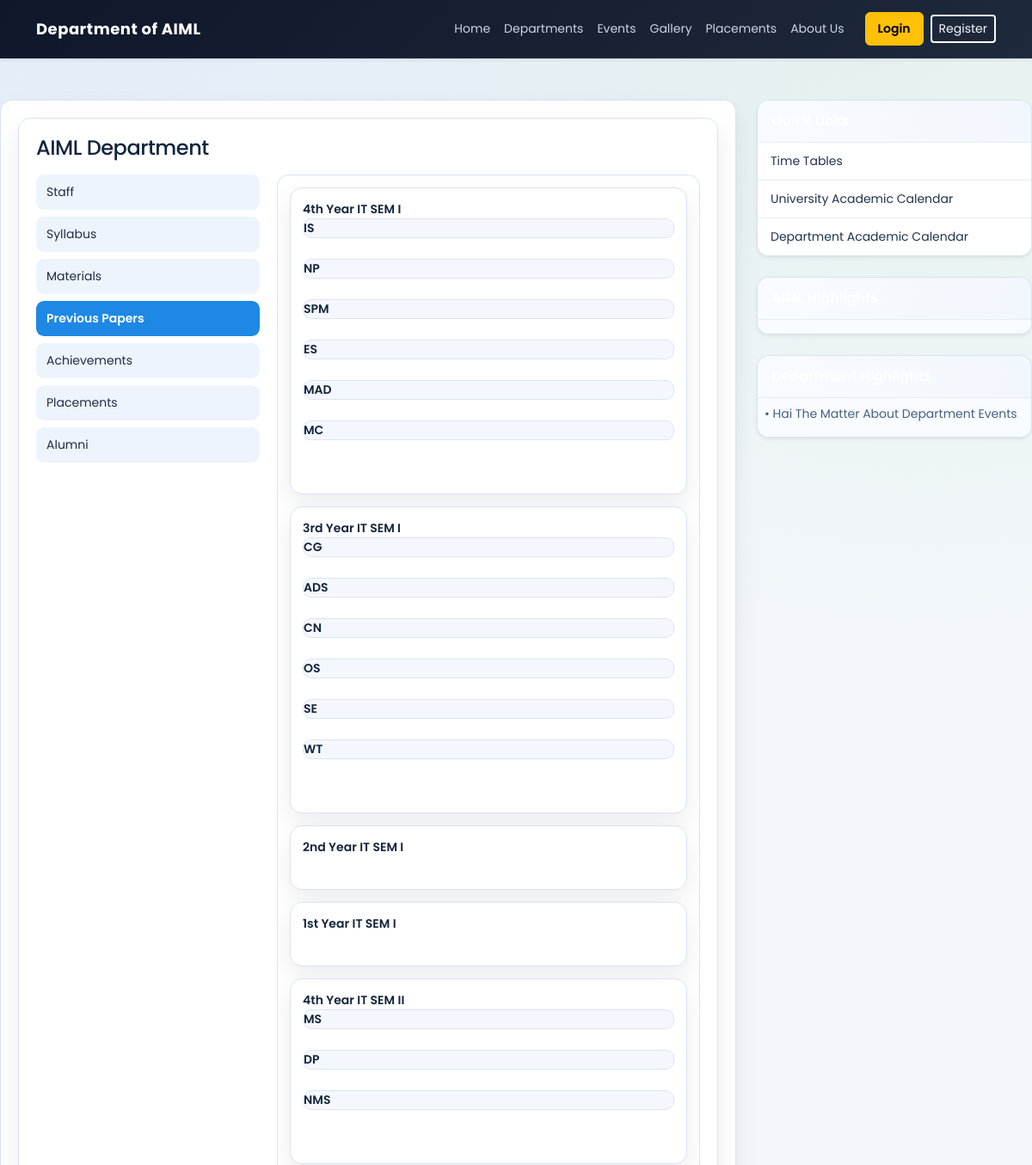
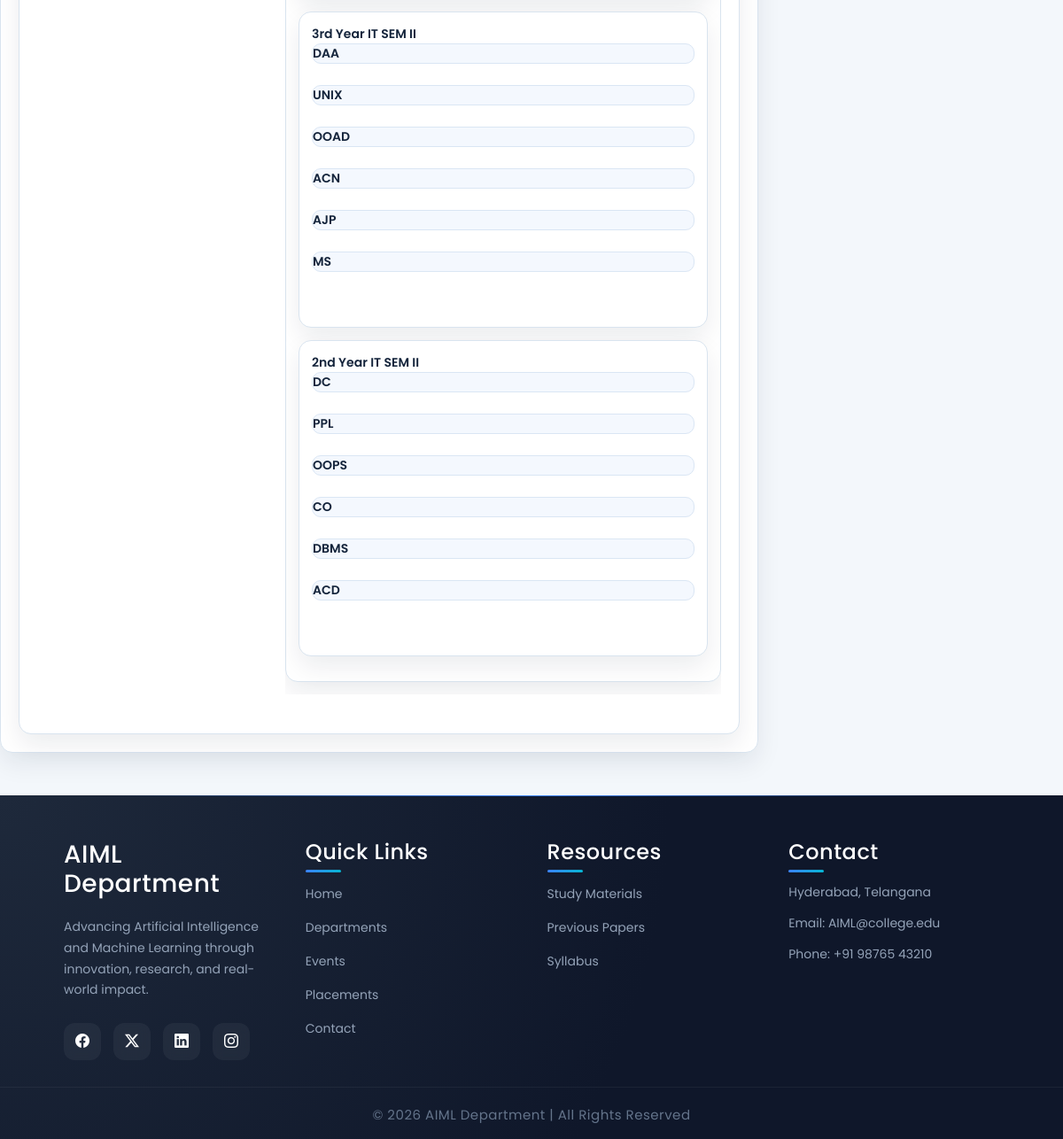
/public/pages/Academics/previouspapers.php, run on the app's committed database (2 pictures, top to bottom).
### tables this page shows
CREATE TABLE IF NOT EXISTS `class` (
  `id` int(11) NOT NULL AUTO_INCREMENT,
  `class_code` varchar(500) NOT NULL,
  `class_name` varchar(500) NOT NULL,
  PRIMARY KEY (`id`)
);

CREATE TABLE IF NOT EXISTS `subjects` (
  `id` int(11) NOT NULL AUTO_INCREMENT,
  `sub_code` varchar(500) NOT NULL,
  `sub_name` varchar(500) NOT NULL,
  `class_id` int(11) NOT NULL,
  PRIMARY KEY (`id`)
);

CREATE TABLE IF NOT EXISTS `highlights` (
  `id` int(11) NOT NULL AUTO_INCREMENT,
  `type` int(11) NOT NULL,
  `high_light` blob NOT NULL,
  PRIMARY KEY (`id`)
);

### libraries/mysql.class.php (called while the page is built, shortened)
<?php
class DataBasePDO
{
	private static $hostname	=  DB_SERVER;
	private static $username	=  DB_USER;
	private static $password	=  DB_PASS;
	private static $dbname		=  DB_DATABASE;
	private static $instance 	= FALSE;
	private $db;
	public $fetch_mode 			= PDO::FETCH_ASSOC;
	private $last_statement		= NULL;
	public function __construct($connect = true, $dataBase = null, $server = null,$userName = null, $passWord = null){
			return self::$instance;
	}
	public function connectToDB(){
			$dns='mysql:host='.self::$hostname.';dbname='.self::$dbname;
	    	self::$instance = new PDO($dns, self::$username, self::$password);
	    	self::$instance->setAttribute(PDO::ATTR_ERRMODE, PDO::ERRMODE_EXCEPTION);
	    	$this->db = self::$instance;
	}
	public function getAllResults($sqlQuery = NULL){
			$this->internalQuery($sqlQuery);
			$result = $this->last_statement->fetchAll();
			return $result;
	}
	public function internalQuery($sqlQuery = NULL){
			$stmt = $this->db->query($sqlQuery);
			$stmt->setFetchMode($this->fetch_mode);
			$this->last_statement = $stmt;
			return TRUE;
	}
}
?>

### libraries/functions.class.php (called while the page is built, shortened)
<?php
	include_once("mysql.class.php");
	class DataFunctions {
		public $dbObj;
		public function __construct(){
			$this->dbObj = new DataBasePDO();
	}
	 public function getClassesWOPO($table){
			$sql		= 'SELECT
								id, class_code, class_name
						   FROM
						   		'.$table.'
						   WHERE
						   		id != 0';
			$result		= $this->dbObj->getAllResults($sql);
			return $result;
	 }
	 public function getSubjectsForClass($table,$classId){
			$sql		= 'SELECT
								id, sub_name, sub_code
							FROM
								'.$table.'
							WHERE
								class_id = '.$classId;
			$result		= $this->dbObj->getAllResults($sql);
			return $result;
	 }
	 public function getHighLights($table, $type){
			$sqlQuery	= 'SELECT id, type, high_light FROM '.$table.' WHERE type = '.$type.' ORDER BY id DESC';
			$result		= $this->dbObj->getAllResults($sqlQuery);
			return $result;
	}
}

### public/pages/Academics/sidebar.php (called while the page is built, shortened)
<?php
include_once(INCLUDES_PATH . '/sidebar.php');
?>

### public/pages/Academics/previouspapers.php (the view, shortened to what this page needs)
<?php
    include_once(INCLUDES_PATH . '/header.php');
    require_once(LIB_PATH . '/functions.class.php');
   $fcObj	= new DataFunctions();
   $tbClass		= TB_CLASS;
   $tbSubjects	= TB_SUBJECTS;
   $classes		= $fcObj->getClassesWOPO( $tbClass );
   $classesCnt	= sizeof($classes);
   for($i=0; $i<$classesCnt;$i++){
		$classId		= $classes[$i]['id'];
		$subjects[$i]	= $fcObj->getSubjectsForClass($tbSubjects,$classId);
	}
?>
 <div class="box1">
        <div class="wrapper">
          <article class="col1">
				<div id="index_cont">
				<div id="content">
					<div class="post">
						<span class="alignCenter">
							<h4>AIML Department </h4>
						</span>
					</div>
					<div id='content_left' class='content_left'>
						<?php
							include_once('departleftnav.php');
						?>
					</div>
					<div id='content_right' class='content_right'>
						<div class="comteeMem">
							<?php
								for($i=0; $i< $classesCnt; $i++){
							?>
								<div class="materialDet">
									<div class="classHeader">
										<div class='className'>
										<?php
											echo $classes[$i]['class_name'];
										?>
										</div>
									</div>
									<?php
										$subjCnt	= sizeof( $subjects[$i] );
										for($j=0; $j< $subjCnt; $j++){
									?>
										<div  class="subjHeader">
											<div class='subjName'>
												<?php
													echo $subjects[$i][$j]['sub_code'];
												?>
											</div>
										</div>
										<br class="clearfix" />
									<?php
										}
									?>
									<br class="clearfix" />
									</div>
							<?php
								}
							?>
						</div>
					</div>
					<br class="clearfix" />
				</div>
					</article>
					<article class="col2 pad_left2">
					<?php
						include_once('sidebar.php');
					?>
					</article>
</div>
</div>
<?php include_once(INCLUDES_PATH . '/footer.php'); ?>

### public/Includes/sidebar.php (shortened to what this page needs)
<?php
    $tbHighLights = TB_HIGHLIGHTS;
    $itDepHighLights = $fcObj->getHighLights($tbHighLights, DEPARTMENT);
    $itDeptHighCnt = count($itDepHighLights);
?>
<div class="card shadow-sm mb-4 quick-panel-card">
    <div class="card-header fw-semibold quick-panel-head">
    </div>
    <div class="list-group list-group-flush">
        <a href="<?php echo BASE_URL; ?>/public/pages/Academics/timetables.php" class="list-group-item list-group-item-action quick-panel-link">
            Time Tables
        </a>
        <a href="<?php echo BASE_URL; ?>/public/pages/department/univacedcal.php" class="list-group-item list-group-item-action quick-panel-link">
            University Academic Calendar
        </a>
        <a href="<?php echo BASE_URL; ?>/public/pages/department/itacedcal.php" class="list-group-item list-group-item-action quick-panel-link">
            Department Academic Calendar
        </a>
    </div>
</div>
<div class="card shadow-sm mb-4 quick-panel-card">
    <div class="card-header fw-semibold quick-panel-head">
    </div>
    <div class="card-body p-2 quick-panel-body">
    </div>
</div>
<div class="card shadow-sm mb-4 quick-panel-card">
    <div class="card-header fw-semibold quick-panel-head">
    </div>
    <div class="card-body p-2 quick-panel-body">
        <marquee behavior="scroll"
                 direction="up"
                 scrollamount="1"
                 onmouseover="this.stop();"
                 onmouseout="this.start();"
                 height="140">
            <ul class="list-unstyled mb-0 small quick-panel-points">
                <?php for ($i = 0; $i < $itDeptHighCnt; $i++) { ?>
                    <li class="mb-2">
                        &bull; <?php echo $itDepHighLights[$i]['high_light']; ?>
                    </li>
                <?php } ?>
            </ul>
        </marquee>
    </div>
</div>

### public/assets/css/newstyle.css (style rules this page uses)
:root { --ui-bg: #eef3f7; --ui-surface: #ffffff; --ui-text: #1f2e45; --ui-muted: #5d6f82; --ui-primary: #0d67d5; --ui-primary-dark: #0a4e9f; --ui-accent: #f59e0b; --ui-border: #d7e3ee; --ui-shadow: 0 16px 36px rgba(19, 46, 79, 0.1); }
body { font-family: 'Poppins', sans-serif; color: var(--ui-text); background: radial-gradient(circle at 100% 0%, rgba(99, 164, 255, 0.14), transparent 34%), radial-gradient(circle at 0% 100%, rgba(13, 103, 213, 0.1), transparent 30%), var(--ui-bg); }
.card { border-radius: 14px; border: 1px solid var(--ui-border); }
.quick-panel-card { border: 1px solid var(--ui-border); border-radius: 14px; box-shadow: 0 12px 24px rgba(16, 34, 58, 0.08); }
.quick-panel-head { border-bottom: 1px solid #dce6f1; background: linear-gradient(90deg, #0e376b, #13519b); color: #fff; padding: 12px 16px; }
.quick-panel-link { padding: 11px 15px; border-color: #e5edf6; color: #20344d; font-size: 14px; transition: transform 0.2s ease, background-color 0.2s ease, color 0.2s ease; }
.quick-panel-body { background: #f8fbff; }
.quick-panel-points li { color: #47607d; }
.box1 { width: 100%; }
.wrapper { display: flex; gap: 24px; align-items: flex-start; flex-wrap: wrap; }
.wrapper .col1 { flex: 1 1 0; min-width: 0; }
.wrapper .col2 { width: 320px; flex: 0 0 320px; }
#index_cont, #content, #content_garrely { background: #ffffff; border: 1px solid #d9e3ec; border-radius: 12px; padding: 20px; }
#content_left, .content_left { width: 260px; float: left; margin-right: 20px; }
#content_right, .content_right { overflow: hidden; min-width: 0; }
.post h4, .alignCenter h4 { margin: 0 0 14px; }
.comteeMem, .eventDetails, .materialDet { background: #fff; border: 1px solid #d9e3ec; border-radius: 10px; padding: 14px; margin-bottom: 14px; }
.committeeTitle, .usersDetHeader, .eventDetHeader, .eventDet, .classHeader, .subjHeader { display: flex; gap: 14px; flex-wrap: wrap; align-items: center; }
.eventHead, .eventDes, .eventName, .eventCandName, .eventCandClass, .eventRegisDates, .sno, .achievemnts, .className, .subjName, .subjMaterials, .materailNames { flex: 1 1 180px; min-width: 120px; font-size: 14px; }
.eventHead, .className, .subjName { font-weight: 600; }

### public/assets/css/site-refresh.css (style rules this page uses)
:root { --refresh-bg: #f3f7fb; --refresh-surface: #ffffff; --refresh-text: #14243b; --refresh-muted: #5b6f86; --refresh-primary: #0b63ce; --refresh-primary-2: #174ea6; --refresh-border: #d9e4ef; --refresh-shadow: 0 12px 28px rgba(15, 30, 52, 0.08); }
* { box-sizing: border-box; }
body { background: radial-gradient(circle at 10% -5%, rgba(11, 99, 206, 0.08), transparent 34%), radial-gradient(circle at 90% 0%, rgba(52, 168, 83, 0.07), transparent 28%), var(--refresh-bg); color: var(--refresh-text); }
h1, h2, h3, h4, h5, h6 { color: #10243f; letter-spacing: -0.02em; }
.container .card, #content, #index_cont, #content_garrely, .comteeMem, .eventDetails, .materialDet { background: var(--refresh-surface); border: 1px solid var(--refresh-border); border-radius: 14px; box-shadow: var(--refresh-shadow); }
.card { overflow: hidden; }
.card .card-header { border-bottom: 1px solid #e4edf7; background: linear-gradient(90deg, #f8fbff, #f2f7fd); }
.eventDetHeader, .committeeTitle, .usersDetHeader, .subjHeader, .eventTitle { background: #f4f8fe; border: 1px solid #dae6f4; border-radius: 10px; }

### data on the page
class: class_name "4th Year IT SEM I"
subjects: sub_code "IS"
subjects: sub_code "NP"
subjects: sub_code "SPM"
subjects: sub_code "ES"
subjects: sub_code "MAD"
subjects: sub_code "MC"
class: class_name "3rd Year IT SEM I"
subjects: sub_code "CG"
subjects: sub_code "ADS"
subjects: sub_code "CN"
subjects: sub_code "OS"
subjects: sub_code "SE"
subjects: sub_code "WT"
class: class_name "2nd Year IT SEM I"
class: class_name "1st Year IT SEM I"
class: class_name "4th Year IT SEM II"
subjects: sub_code "MS"
subjects: sub_code "DP"
subjects: sub_code "NMS"
class: class_name "3rd Year IT SEM II"
subjects: sub_code "DAA"
subjects: sub_code "UNIX"
subjects: sub_code "OOAD"
subjects: sub_code "ACN"
subjects: sub_code "AJP"
subjects: sub_code "MS"
class: class_name "2nd Year IT SEM II"
subjects: sub_code "DC"
subjects: sub_code "PPL"
subjects: sub_code "OOPS"
subjects: sub_code "CO"
subjects: sub_code "DBMS"
subjects: sub_code "ACD"
highlights: high_light "Hai The Matter About Department Events"
